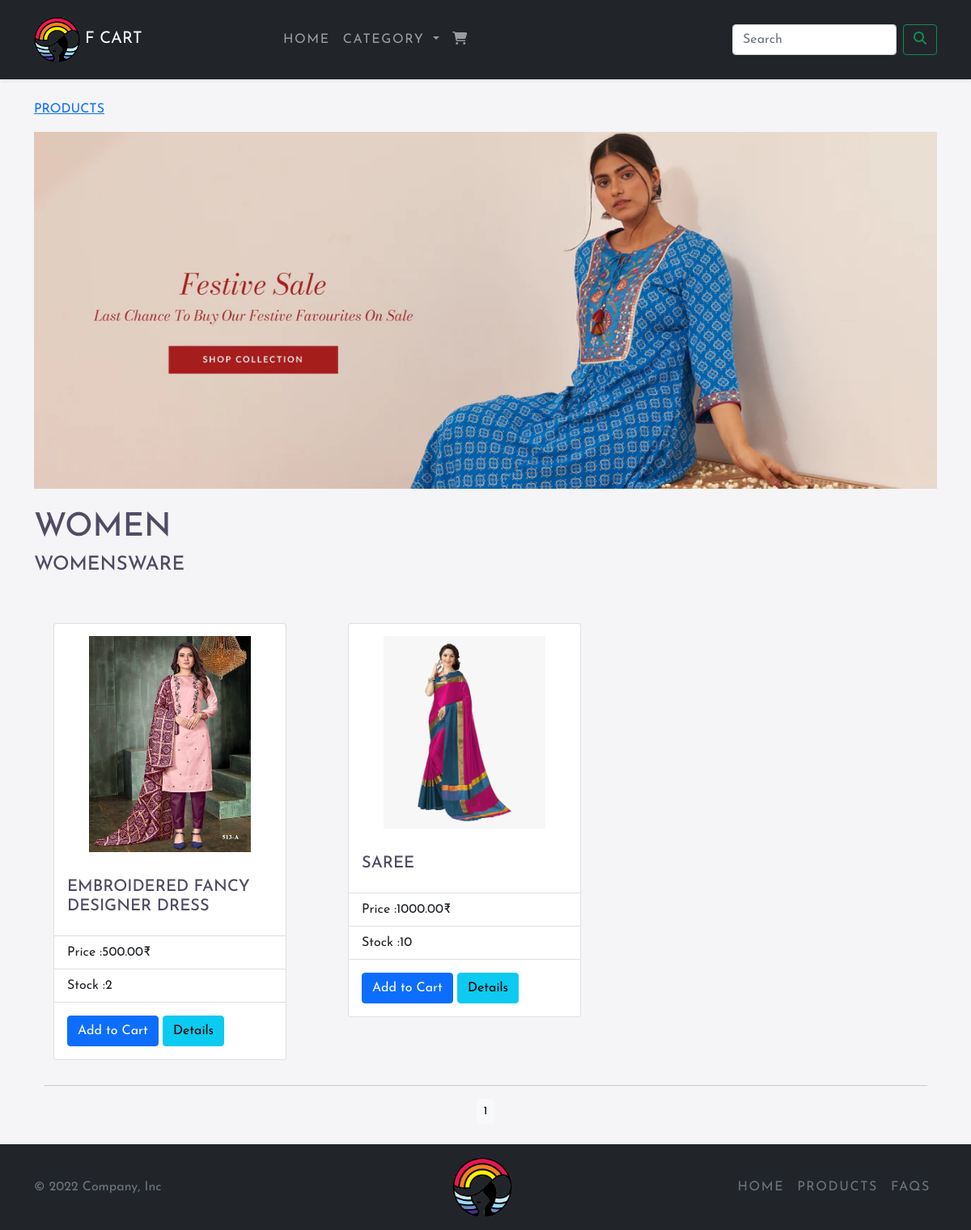
Page /cartapp/women/ on the committed database.
### cartapp/models.py (models this page shows, shortened)
class Category(models.Model):
    name = models.CharField(max_length=250, unique=True)
    slug = models.SlugField(max_length=250, unique=True)
    des = models.TextField(blank=True)
    img = models.ImageField(upload_to='category', blank=True)
    class Meta:
        ordering = ('name',)
        verbose_name = 'category'
        verbose_name_plural = 'categories'
    def get_url(self):
        return reverse('cartapp:Products_By_Category', args=[self.slug])

class Products(models.Model):
    name = models.CharField(max_length=250, unique=True)
    slug = models.SlugField(max_length=250, unique=True)
    des = models.TextField(blank=True)
    price = models.DecimalField(max_digits=10, decimal_places=2)
    category = models.ForeignKey(Category, on_delete=models.CASCADE)
    img = models.ImageField(upload_to='product', blank=True)
    stock = models.IntegerField()
    available = models.BooleanField(default=True)
    created = models.DateField(auto_now_add=True)
    updated = models.DateField(auto_now=True)
    def get_url(self):
        return reverse('cartapp:Product_Category_Detail', args=[self.category.slug,self.slug])
    class Meta:
        ordering = ('name',)
        verbose_name = 'product'
        verbose_name_plural = 'products'

### cartapp/views.py (the view)
# urls.py: path('', views.allProdCat, name='allProdCat'),
def allProdCat(request, c_slug=None):
    c_page = None
    products_list = None
    if c_slug != None:
        c_page = get_object_or_404(Category, slug=c_slug)
        products_list = Products.objects.all().filter(category=c_page, available=True)
    else:
        products_list = Products.objects.all().filter(available=True)
    paginator = Paginator(products_list, 6)
    try:
        page = int(request.GET.get('page', '1'))
    except:
        page = 1
    try:
        products = paginator.page(page)
    except (EmptyPage,InvalidPage):
        products = paginator.page(paginator.num_pages)
    return render(request, "category.html", {'category': c_page, 'products': products})

### bag/context_processors.py (called while the page is built)
def counter(request):
    item_count= 0
    if 'admin' in request.path:
        return {}
    else:
        try:
            cart = Bag.objects.filter(bag_id=_bag_id(request))
            cart_items = CartItem.objects.all().filter(bag=cart[:1])
            for cart_item in cart_items:
                item_count += cart_item.quantity
        except Bag .DoesNotExist:
            item_count = 0
    return dict(item_count=item_count)

### bag/views.py (called while the page is built)
def _bag_id(request):
    bag = request.session.session_key
    if not bag:
        bag = request.session.create()
    return bag

### cartapp/context_processors.py (called while the page is built)
def menu_links(request):
    links = Category.objects.all()
    return dict(links=links)

### templates/category.html (shortened to what this page needs)
{% extends 'base.html' %}
{% load static %}
{% block content %}
    {% if category %}
    <div>
        <div class="first1">
            <p><a href="{% url 'cartapp:allProdCat' %}">Products</a> </p>
        </div>
    </div>
    {% endif %}
    {% if category %}
    <div>
        <img src="{{ category.img.url }}" alt="{{ category.name }}" class="banner">
    </div>
    <br />
    <div class="first">
        <h1>{{category.name}}</h1>
        <h4>{{category.des}}</h4>
    </div>
    {% endif %}
    <div class="container">
        <div class="row mx-auto">
            {% for product in products.object_list%}
            <div class="col-9 col-sm-12 col-md-4 col-lg-4">
            <div class="card" style="width: 18rem;">
                <a href="{{product.get_url}}"><img src="{{product.img.url}}" class="product_img"></a>
                <div class="card-body">
                    <h5 class="card-title">{{product.name}}</h5>
                </div>
                <ul class="list-group list-group-flush">
                    <li class="list-group-item">Price :{{product.price}}<span>&#8377;</span></li>
                    <li class="list-group-item">Stock :{{product.stock}}</li>
                </ul>
                <div class="card-body">
                    <a href="{% url 'bag:add_bag' product.id %}" class="btn btn-primary">Add to Cart</a>
                    <a href="{{product.get_url}}" class="btn btn-info">Details</a>
                </div>
            </div></div>
            {% endfor %}
        </div>
        <div class="paginator">
             <hr>
            <div class="text-center">
                {% for pg in products.paginator.page_range %}
                <a href="?page={{pg}}" class="btn btn-light btn-sm {%if product.number == pg %} active {% endif %}">{{pg}}</a>
                {% endfor %}
            </div>
        </div>
    </div>
{% endblock %}

### static/css/style.css (style rules this page uses)
body { background: #f5f5f7; color: #514B64; text-color: #fff; min-height: 100vh; font-family: 'Josefin Sans', sans-serif; }
.banner { display: block; margin-left: auto; margin-right: auto; margin-top: 10px; vertical-align: middle; width:-webkit-fill-available; }
.first { padding-top:auto; padding-bottom:35px; }
.first h1, h4 { text-transform: uppercase; }
.first1 { text-transform: uppercase; margin-top:25px; padding-bottom:auto; }
.product_img { width:200px; display: block; margin-left: auto; margin-right: auto; padding-top:15px; padding-bottom:15px; }
.card { margin-top:15px; margin-bottom:15px; }
.card h5 { text-transform: uppercase; }
.paginator { text-align:center; margin-bottom:25px; }

### rows in the picture
Category: img (picture), name "WOMEN", des "WOMENSWARE"
Products: img (picture), name "EMBROIDERED FANCY DESIGNER DRESS", price "500.00", stock "2"
Products: img (picture), name "SAREE", price "1000.00", stock "10"

### other values in the picture
{{ pg }} "1"
